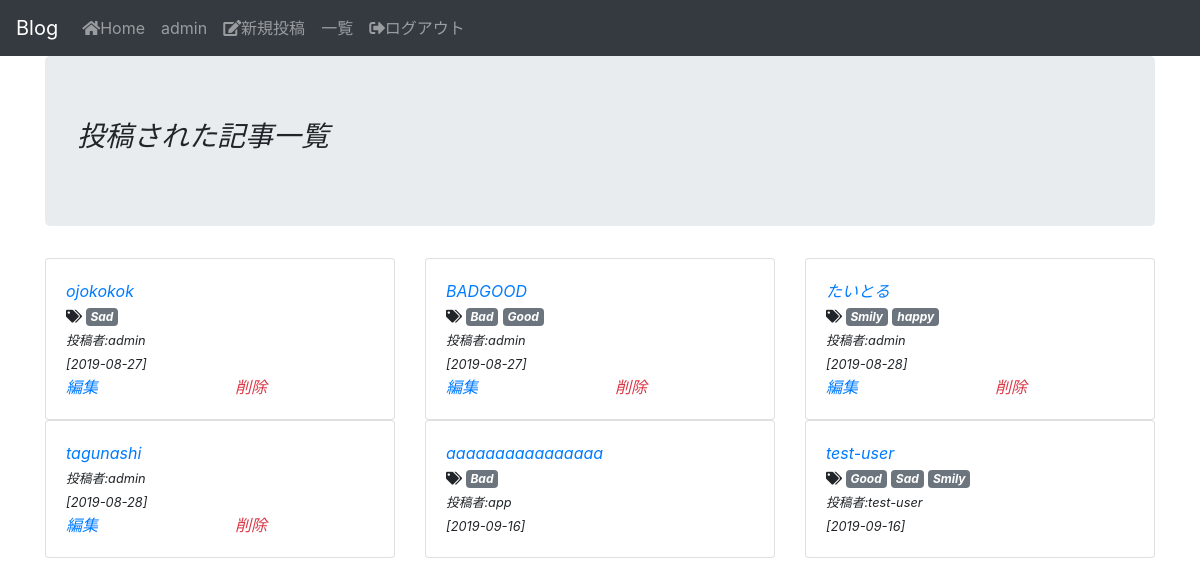
The page /article/all/ (signed in) on the database its author committed.
### mini_app/models.py (models this page shows, shortened)
class Article(models.Model):
  author = models.ForeignKey(to=User,on_delete=models.CASCADE,)
  title = models.CharField(max_length=128)
  text = models.TextField()
  posted_at = models.DateTimeField(auto_now_add=True)
  last_modify = models.DateTimeField(auto_now=True)
  like = models.IntegerField(default=0)
  tags = models.ManyToManyField(Tag, blank=True)
  class Meta:
    ordering = ('title',)

class Tag(models.Model):
  name = models.CharField(max_length=32, unique=True)
  class Meta:
    ordering = ('name',)

### mini_app/views.py (the view)
# urls.py: path("article/all/", views.article_all, name="article_all"),
def article_all(request):
  template_name = "mini_app/article_all.html"
  context = {"articles":models.Article.objects.order_by('posted_at'),
            "login_user_id": request.user.id
            }
  return render(request,template_name,context)

### mini_app/templates/mini_app/article_all.html (shortened to what this page needs)
{% extends 'base/base.html' %}
{% block jumbotron %}
<h1 class="h3">投稿された記事一覧</h1>
{% endblock %}
{% block body %}
<div class="row">
  {% for article in articles %}
  <div class="col-12 col-md-6 col-lg-4">
    <div class="card">
      <div class="card-body">
        <div class="row">
          <div class="col-12">
            <a class="text-primary" href="{% url 'view_article' article.pk %}">{{ article.title }}</a>
          </div>
          <div class="col-12">
            {% for tag in article.tags.all %}
              {% if forloop.first %}
                <small><i class="fas fa-tags"></i> </small>
                <a class="badge badge-secondary" href="{% url 'view_tag' tag.pk %}">{{ tag.name }}</a>
              {% else %}
                <a class="badge badge-secondary" href="{% url 'view_tag' tag.pk %}">{{ tag.name }}</a>
              {% endif %}
            {% empty %}
              <span ></span>
            {% endfor %}
          </div>
          <div class="col-12">
            <small>投稿者:{{ article.author }}</small>
          </div>
          <div class="col-12">
            <small>[{{ article.posted_at|date:"Y-m-j" }}]</small>
          </div>
          {% if article.author.id == login_user_id %}
            <div class="col-6">
              <a class="text-primary" href="{% url 'edit' article.pk %}">編集</a>
            </div>
            <div class="col-6">
              <a class="text-danger" href="{% url 'delete' article.pk %}">削除<a>
            </div>
          {% endif %}
        </div>
      </div>
    </div>
  </div>
  {% endfor %}
</div>
{% endblock %}

### mini_app/templates/base/base.html (shortened to what this page needs)
{% load static %}
<!DOCTYPE html>
<html>
<head>
  <link rel="stylesheet" type="text/css" href="{% static 'css/bootstrap.min.css' %}" />
  <link rel="stylesheet" href="https://use.fontawesome.com/releases/v5.6.3/css/all.css">
  <link rel="stylesheet" href="{% static 'css/blog.css' %}">
</head>
<body>
  <nav class="navbar navbar-expand-lg navbar-dark bg-dark">
    <a class="navbar-brand" href="/">Blog</a>
    <div class="collapse navbar-collapse" id="navbarNav">
      <ul class="navbar-nav">
        <li class="nav-item">
          <a class="nav-link" href="{% url 'index' %}"><i class="fas fa-home"></i>Home</a>
        </li>
      {% if user.is_authenticated %}
        <li class="nav-item">
          <a class="nav-link" href="#">{{ user.username }}</a>
        </li>
        <li class="nav-item">
          <a class="nav-link" href="{% url 'new' %}"><i class="fas fa-edit"></i>新規投稿</a>
        </li>
        <li class="nav-item">
          <a href="{% url 'article_all' %}" class="nav-link">一覧</a>
        </li>
        <li class="nav-item">
          <a href="{% url 'logout' %}" class="nav-link"><i class="fas fa-sign-out-alt"></i>ログアウト<i></a>
        </li>
      {% endif %}
      </ul>
    </div>
  </nav>
  <div class="container">
    <div class="jumbotron">
      {% block jumbotron %}{% endblock %}
    </div>
    {% block body %}
    {% endblock %}
  </div>
</body>
</html>

### rows shown on the page
Article: title "ojokokok", author "admin", posted_at "2019-08-27", shows "編集"
Tag: name "Sad"
Article: title "BADGOOD", author "admin", posted_at "2019-08-27", shows "編集"
Tag: name "Bad"
Tag: name "Good"
Article: title "たいとる", author "admin", posted_at "2019-08-28", shows "編集"
Tag: name "Smily"
Tag: name "happy"
Article: title "tagunashi", author "admin", posted_at "2019-08-28", shows "編集"
Article: title "aaaaaaaaaaaaaaaa", author "app", posted_at "2019-09-16"
Article: title "test-user", author "test-user", posted_at "2019-09-16"

### other values the page prints
{{ user.username }} "admin"
